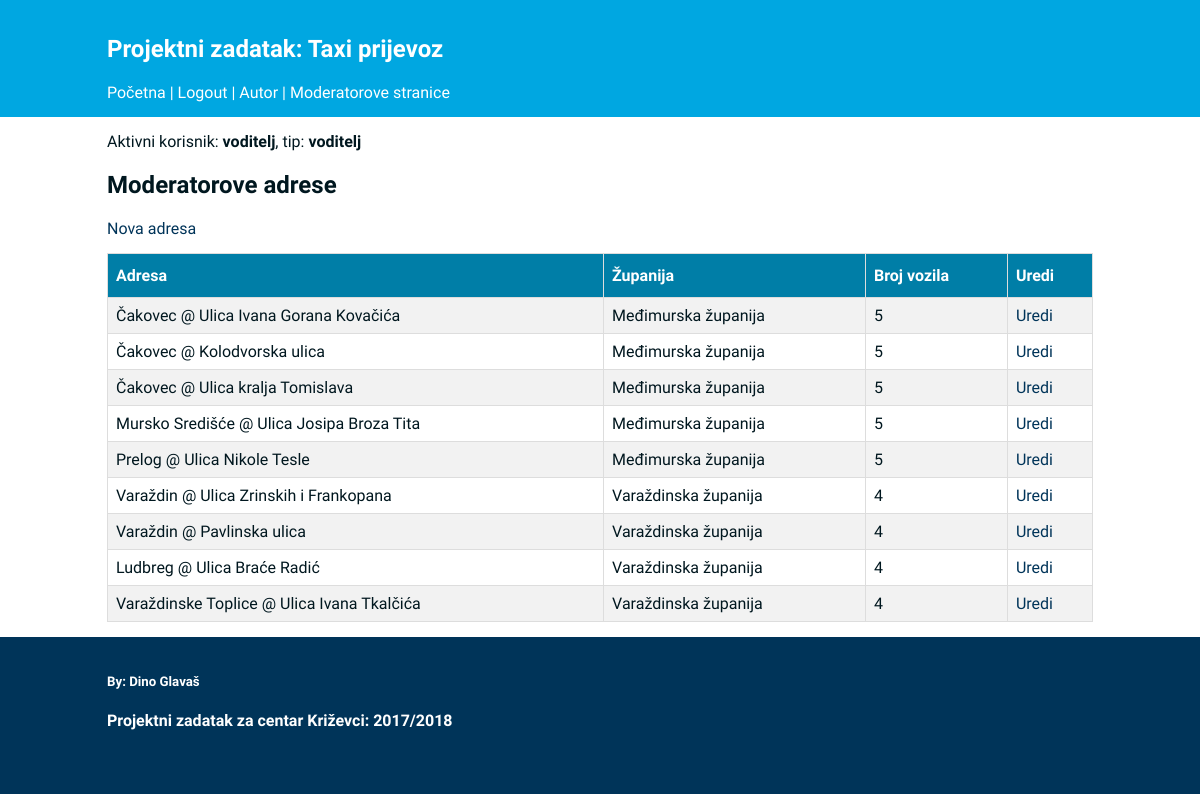
/adrese.php (signed in), run on the app's committed database.
### tables this page shows
CREATE TABLE IF NOT EXISTS `adresa` (
  `adresa_id` INT(10) NOT NULL AUTO_INCREMENT,
  `zupanija_id` INT(10) NOT NULL,
  `grad` VARCHAR(50) NOT NULL,
  `ulica` VARCHAR(50) NOT NULL,
  PRIMARY KEY (`adresa_id`),
  INDEX `fk_ulica_podrucje1_idx` (`zupanija_id` ASC),
  CONSTRAINT `fk_ulica_podrucje1`
    FOREIGN KEY (`zupanija_id`)
    REFERENCES `zupanija` (`zupanija_id`)
    ON DELETE NO ACTION
    ON UPDATE NO ACTION);

CREATE TABLE IF NOT EXISTS `zupanija` (
  `zupanija_id` INT(10) NOT NULL AUTO_INCREMENT,
  `moderator_id` INT(10) NOT NULL,
  `naziv` VARCHAR(50) NOT NULL,
  `broj_vozila` INT(4) NOT NULL,
  PRIMARY KEY (`zupanija_id`),
  INDEX `fk_kateogrija_predmeta_korisnik1_idx` (`moderator_id` ASC),
  CONSTRAINT `fk_kateogrija_predmeta_korisnik1`
    FOREIGN KEY (`moderator_id`)
    REFERENCES `korisnik` (`korisnik_id`)
    ON DELETE NO ACTION
    ON UPDATE NO ACTION);

### baza.php (called while the page is built, shortened)
<?php
$baza = 'iwa_2017_kz_projekt';
$korisnik = 'iwa_2017';
$lozinka = 'foi2017';
$server = 'localhost';
$connection = mysqli_connect($server, $korisnik, $lozinka, $baza);
function sql($sql) {
	global $connection;
	$r = mysqli_query($connection, $sql);
	return $r;
}
?>

### adrese.php (the view, shortened to what this page needs)
<?php
require_once("header.php");
echo "<h2>Moderatorove adrese</h2>";
echo "<a class='veza' href='adresa.php?nova'>Nova adresa</a>";
$korisnikId = $_SESSION['id'];
$sql = "SELECT * FROM zupanija z, adresa a
				WHERE z.moderator_id = $korisnikId
				AND z.zupanija_id = a.zupanija_id
				ORDER BY z.naziv ASC";
$r = sql($sql);
if (mysqli_num_rows($r) > 0) {
	echo "
	<table class='tablica'>
		<tr>
			<th>Adresa</th>
			<th>Županija</th>
			<th>Broj vozila</th>
			<th>Uredi</th>
		</tr>";
		while (list($zup_zupanija_id, $zup_moderator_id, $zup_naziv, $zup_broj_vozila,
								$adr_adresa_id, $adr_zupanija_id, $adr_grad, $adr_ulica) =
								mysqli_fetch_array($r, MYSQLI_BOTH)) {
			echo "<tr>
				<td>$adr_grad @ $adr_ulica</td>
				<td>$zup_naziv</td>
				<td>$zup_broj_vozila</td>
				<td><a class='veza' href='adresa.php?adresaId=$adr_adresa_id&zupanijaId=$zup_zupanija_id&grad=$adr_grad&ulica=$adr_ulica'>Uredi</a></td>
			</tr>";
		}
		echo "</table>";
} else {
	echo "<h3>Nema adresa za ovog moderatora!<h3>";
}
require_once("footer.php")
?>

### css.css (style rules this page uses)
body { font-family: 'Sarabun', sans-serif; width: 100%; margin: 0; background-color: #003459; color: #00171F; }
a:link { color: white; text-decoration: none; }
.tablica { margin-top: 15px; border-collapse: collapse; width: 100%; }
.tablica td, .tablica th { border: 1px solid #ddd; padding: 8px; }
.tablica tr:nth-child(even) { background-color: #f2f2f2; }
.tablica th { padding-top: 12px; padding-bottom: 12px; text-align: left; background-color: #007EA7; color: white; }
a:link.veza { text-decoration:none; color:#003459; }

### data on the page
adresa: grad "Čakovec", ulica "Ulica Ivana Gorana Kovačića", zupanija.naziv "Međimurska županija", zupanija.broj_vozila "5"
adresa: grad "Čakovec", ulica "Kolodvorska ulica", zupanija.naziv "Međimurska županija", zupanija.broj_vozila "5"
adresa: grad "Čakovec", ulica "Ulica kralja Tomislava", zupanija.naziv "Međimurska županija", zupanija.broj_vozila "5"
adresa: grad "Mursko Središće", ulica "Ulica Josipa Broza Tita", zupanija.naziv "Međimurska županija", zupanija.broj_vozila "5"
adresa: grad "Prelog", ulica "Ulica Nikole Tesle", zupanija.naziv "Međimurska županija", zupanija.broj_vozila "5"
adresa: grad "Varaždin", ulica "Ulica Zrinskih i Frankopana", zupanija.naziv "Varaždinska županija", zupanija.broj_vozila "4"
adresa: grad "Varaždin", ulica "Pavlinska ulica", zupanija.naziv "Varaždinska županija", zupanija.broj_vozila "4"
adresa: grad "Ludbreg", ulica "Ulica Braće Radić", zupanija.naziv "Varaždinska županija", zupanija.broj_vozila "4"
adresa: grad "Varaždinske Toplice", ulica "Ulica Ivana Tkalčića", zupanija.naziv "Varaždinska županija", zupanija.broj_vozila "4"

### other printed values
$_SESSION['kor_ime'] "voditelj"
tip_korisnika($_SESSION['tip']) "voditelj"
